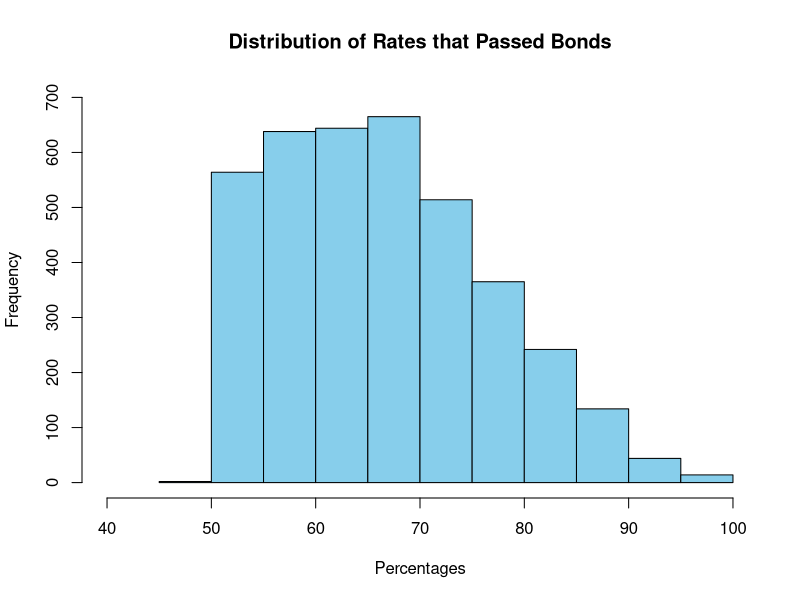
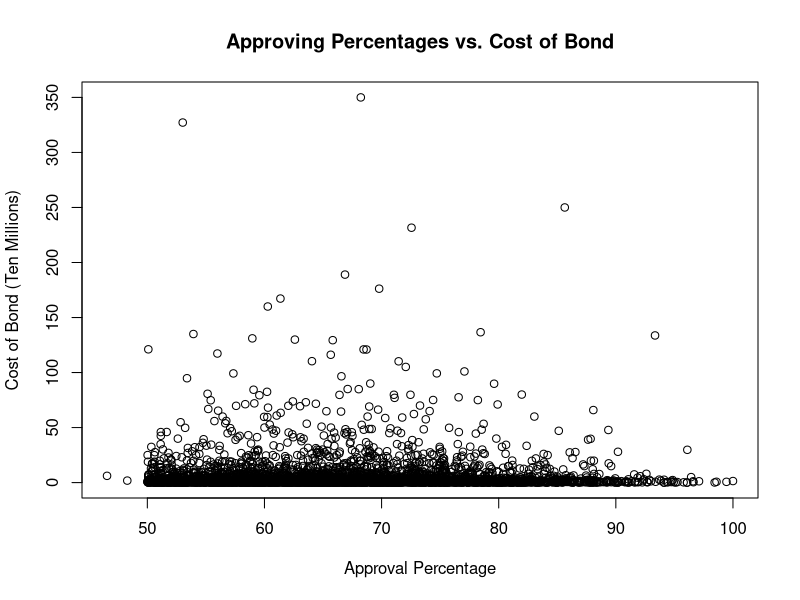

Reproduce these figures in R, in order.
bonds <- read.csv('Homework1_Bonds.csv')
#Loading up the data frame.

#QUESTION 1
table(bonds$Result)

#Presents a table that summarizes how many bonds were defeated, approved, etc.

prop.table(table(bonds$Gov_Type, bonds$Result),1)

#Shows a table of Gov. types and their proportion of carried and defeated bonds.

#QUESTION 2

bonds$Votes_Total <- bonds$Votes_Against + bonds$Votes_For

#Creates another variable/column that shows total voter turnout in each row.

summary(bonds$Votes_Total)

#Finds our highest voter turnout value

bonds[bonds$Votes_Total == '1030414',]

#Finds where the highest voter turnout occurred

#QUESTION 3
subset <- bonds[bonds$Votes_For > 10 & bonds$Result == 'Carried',]

# creates subset with approved bonds with votes approving bonds > 10 

subset$ptv <- (subset$Votes_For / subset$Votes_Total) * 100

#creates a new variable with percentage of votes that approved the bond.

hist(subset$ptv, main='Distribution of Rates that Passed Bonds',
xlab='Percentages', ylab = 'Frequency', col='skyblue',xlim=c(40,100),ylim=c(0,700))

# presents a histogram of the ptv variable

#QUESTION 4

plot(subset$ptv, subset$Amount/10000000, main='Approving Percentages vs. Cost of Bond',
     ylab = 'Cost of Bond (Ten Millions)', xlab= 'Approval Percentage')
#Scatterplot of Approval Percentages vs. Cost of the Bond
cor(subset$ptv, subset$Amount)
#r-value of the plot